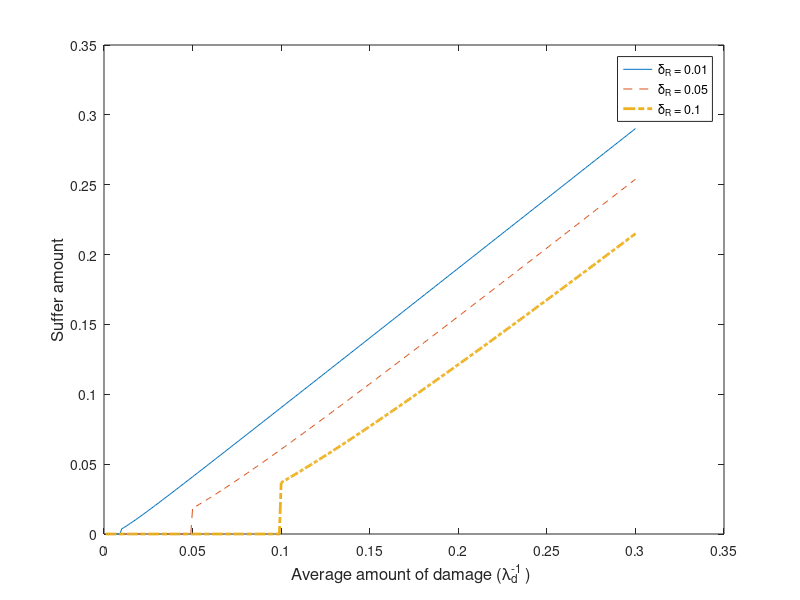

The MATLAB source for this figure: (Note: this script raises an error after producing the figure.)
function EvalNumericalAnalysis

if 1
% Voltage Imbalance
Ey=[];
Vy=[];
overlambda_d=0.001:0.001:0.3; %1/lambda_d > delta_R
delta_R=[0.01 0.05 0.1]; %delta_R
x=1;y=1;
% if 1/lambda_d <= delta_R, then Ey=0 
Ey(length(overlambda_d),length(delta_R))=0; 
Vy(length(overlambda_d),length(delta_R))=0;
Er(length(overlambda_d),length(delta_R))=0; 
for Y=delta_R
    for X=overlambda_d
        if Y > X
            Ey(x,y)=0;
        else
            Ey(x,y) =X*exp(-1/X * Y);
        end
        Er(x,y)=exp(-1/X * Y);
        Vy(x,y)=Ey(x,y)*(2*Y-Ey(x,y));
        x=x+1;
    end
    y=y+1;
    x=1;
end
figure %vi.fg
plot(overlambda_d,Ey(:,1),'-', overlambda_d, Ey(:,2),'--', overlambda_d, Ey(:,3),'-.','MarkerSize',10,'LineWidth',2);
legend('\delta_R = 0.01','\delta_R = 0.05','\delta_R = 0.1');
xlabel('Average amount of damage (\lambda_d^{-1} ) ','FontSize',12);
ylabel('Suffer amount','FontSize',12);
%%%%%%%%%%%%%

T=10; %years
np=[1:40]; ns=[1:50];
EL=[];ER=[];
for j=1:length(np) %y 
    for i=1:length(ns) %x
        EL(j,i)=SysL(T,ns(i),np(j));
        ER(j,i)=SysR(T,ns(i),np(j));
    end
end
figure %phiL.fig
surf(ns,np,EL);xlabel('n_s','FontSize',14);ylabel('n_p','FontSize',14);
zlabel('Legacy System Lifetime','FontSize',14);
figure %phiR.fig
surf(ns,np,ER);xlabel('n_s','FontSize',14);ylabel('n_p','FontSize',14);
zlabel('Reconfig System Lifetime','FontSize',14);
figure %lifetimegain.fig
ED=(ER-EL)./EL;
surf(ns,np,ED);xlabel('n_s','FontSize',14);ylabel('n_p','FontSize',14);
zlabel('Reconfig Lifetime Gain Over Legacy','FontSize',14);

k=[];
for i=1:length(ns)
    ind=find(EL(:,i)>=10);
    if ~isempty(ind)
        k=[k ind(1)];
    else
        break;
    end
end
p=[];pp=[];ppp=[];
for i=1:length(ns)
    ind=find(ER(:,i)>=10);
    if ~isempty(ind)
        p=[p ind(1)];
    end
    ind=find(ER(:,i)>=20);
    if ~isempty(ind)
        pp=[pp ind(1)];
    end
    ind=find(ER(:,i)>=30);
    if ~isempty(ind)
        ppp=[ppp ind(1)];
    end
end
figure %warnt.fig
plot(k,ns(1:length(k)),'-',p,ns(1:length(p)),'--',pp,ns(1:length(pp)),'-.',...
ppp,ns(1:length(ppp)),':','MarkerSize',10,'LineWidth',2); 
xlabel('n_p','FontSize',14);ylabel('n_s','FontSize',14);
legend('r(Phi_L(X))\geq 10','r(Phi_R(X))\geq 10','r(Phi_R(X))\geq 20','r(Phi_R(X))\geq 30');
axis([1 35 1 20])

diff(ED(length(np),:)) % a slope of gain wrt ns
end %if 0

%requirement 4.1V * ns=150 * 1C * np /745.70
ns=4;np=[1:5:500];
EL=[];ER=[];HP=[];T=10;V=4.1;
for i=1:length(np)
    EL=[EL SysL(T,ns,np(i))];
    ER=[ER SysR(T,ns,np(i))];
    HP=[HP V*ns*1*np(i)/745.70];
end
figure %SLns4.fig
hold on
plot(np,ER,'--','Linewidth',2);%axes('Fontsize',14);
[AX, H1, H2]=plotyy(np,EL,np,HP);
set(get(AX(1),'Ylabel'),'String','System Lifetime','Fontsize',14);
set(get(AX(2),'Ylabel'),'String','HorsePower','Fontsize',14);
xlabel('n_p','Fontsize',14);
set(H1,'LineStyle','-','Linewidth',2);
set(H2,'LineStyle','-.','Linewidth',2);
% less ns more np to increase reliability
hold off

ns=200;np=[1:10];
ER=[];HP=[];EL=[];T=10;V=4.1;
for i=1:length(np)
    EL=[EL SysL(T,ns,np(i))];
    ER=[ER SysR(T,ns,np(i))];
    HP=[HP V*ns*1*np(i)/745.70];
end
figure %SLns200.fig
hold on
plot(np,EL,'--','Linewidth',2);%axes('Fontsize',14);
[AX, H1, H2]=plotyy(np,ER,np,HP);
set(get(AX(1),'Ylabel'),'String','\phi_R Lifetime','Fontsize',14);
set(get(AX(2),'Ylabel'),'String','HorsePower','Fontsize',14);
xlabel('n_p','Fontsize',14);
set(H1,'LineStyle','-','Linewidth',2)
set(H2,'LineStyle','-.','Linewidth',2)
hold off
%If we want to offer 10-year warrenty, what arrangement

C=1.3; %1.3A
I=0.2; %200mA
lamb=3; 
n=20;m=10;
maxtime=5; % < n
Tc=[];Tl=[];Tn=[];
% constant-voltage-keeping policy
% lifetime: Tc=(n-ceil(lamb*tick))*C/I

% legacy scheme
% lifetime: Tl=(n-lamb*tick)*C/I;

% No fault
% lifetime: Tn=n*C/I;

for tick=0:maxtime
    Tn=[Tn n*C/I];
    Tc=[Tc (n-ceil(lamb*tick/m))*C/I];
    Tl=[Tl (n-lamb*tick)*C/I];
end

figure
x=[0:maxtime]*lamb;
%plot(x,Tn, '-x',x,Tc,'-o',x,Tl,'-+','MarkerSize',10,'LineWidth',2);
bar([Tn' Tc' Tl'], 'group');
xlabel('# of faulty battery-cells (\lambda t)');
ylabel('Battery-device lifetime (hour)');

lamb=2;
maxtime=10;

gain=zeros(10,maxtime);
for m=1:10
    for tick=0:maxtime-1
        gain(m,tick+1)=(n-ceil(lamb*tick/m))/(n-lamb*tick);%(lamb*tick-ceil(lamb*tick/m))/(n-lamb*tick);
    end
end


figure
hold on
x=[0:maxtime-1]*lamb/n;
for m=[1 2 5 8 10]%1:10
    text(x(length(x)),gain(m,length(gain(m,:))),['n_s=' num2str(m)],'FontSize',12);
    plot(x,gain(m,:), ':x','MarkerSize',10,'LineWidth',2);
end
xlabel('Failure rate ((\lambda\times t)/n_p)','FontSize',12);
ylabel('A lifetime ratio of reconfiguration to legacy scheme','FontSize',12);
hold off

pow=zeros(20,20);
for m=6:20
    for n=6:20
        pow(m,n)=n*ceil(5/n)-m*ceil(5/m);
    end
end
figure
surface('XData',[6:20],'YData',[6:20],'ZData',pow(6:20,6:20),'CData',pow(6:20,6:20));
view(-45,35)
grid on
xlabel('# of parallel groups (=n)');
ylabel('# of battery-cells in series (=m)');
zlabel('Power (W)');

x=[2.5 3 3.32 3.54 3.68 3.8 3.88 3.98 4.02 4.06 4.08 4.24];
y=[0 0.5 2.1 5.4 8.7 22 58.4 73.4 76.7 81.7 85 100];
figure
plot(x,y,'-x');